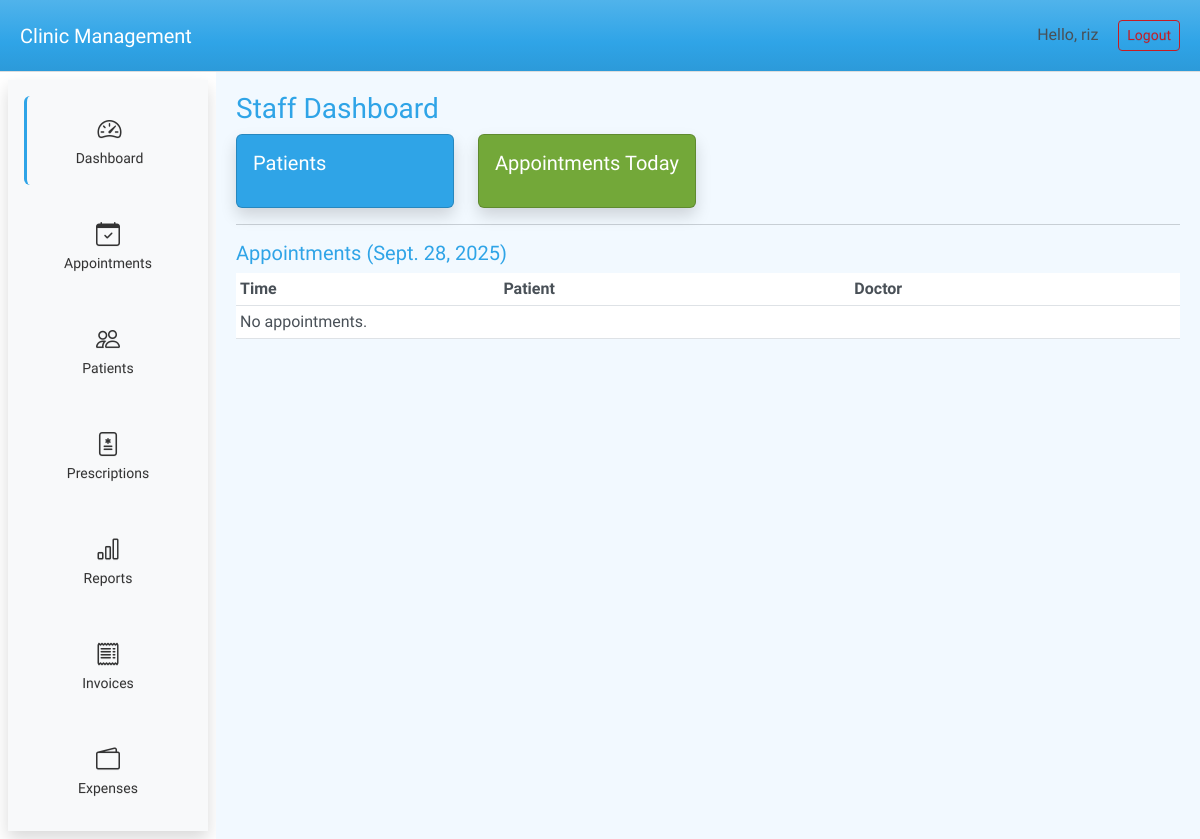
The app's page /dashboard/ (signed in), older data.
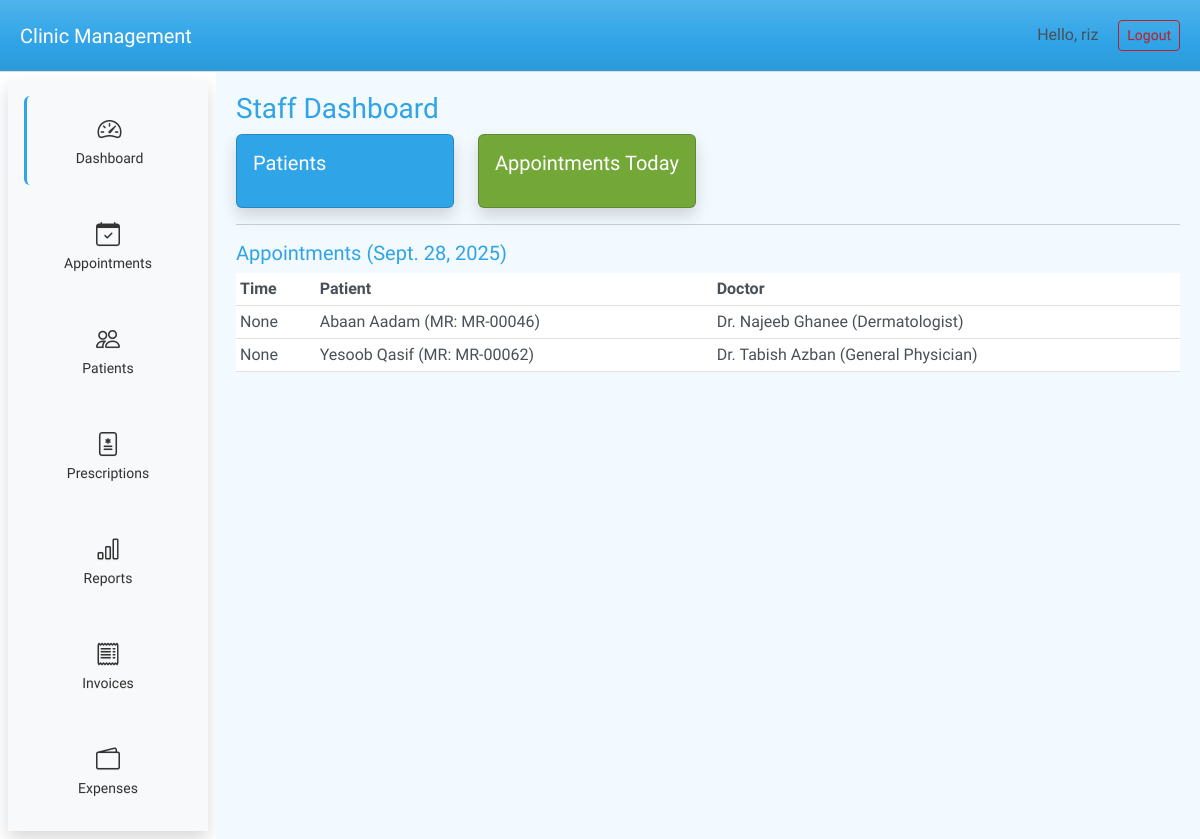
The same page, newer data.
### appointments/models.py (models this page shows, shortened)
class Appointment(models.Model):
    STATUS_CHOICES = [
        ("SCHEDULED", "Scheduled"),
        ("COMPLETED", "Completed"),
        ("CANCELLED", "Cancelled"),
    ]
    patient = models.ForeignKey("patients.Patient", on_delete=models.CASCADE, related_name="appointments")
    doctor = models.ForeignKey("doctors.Doctor", on_delete=models.CASCADE, related_name="appointments")
    date = models.DateField()
    time = models.TimeField(null=True, blank=True)
    token_number = models.PositiveIntegerField(null=True, blank=True, editable=False)
    status = models.CharField(max_length=20, choices=STATUS_CHOICES, default="SCHEDULED")
    notes = models.TextField(blank=True, null=True)
    created_at = models.DateTimeField(auto_now_add=True)
    class Meta:
        ordering = ["date", "time"]
        constraints = [
            models.UniqueConstraint(fields=["date", "doctor", "token_number"], name="unique_token_per_doctor_day")
        ]

### patients/models.py (models this page shows, shortened)
class Patient(models.Model):
    mr_number = models.CharField(max_length=20, unique=True, editable=False, null=True, blank=True)
    first_name = models.CharField(max_length=100)
    last_name = models.CharField(max_length=100)
    dob = models.DateField(verbose_name="Date of Birth")
    gender = models.CharField(max_length=1, choices=GENDER_CHOICES)
    phone = models.CharField(max_length=20, blank=True, null=True)
    email = models.EmailField(blank=True, null=True)
    address = models.TextField(blank=True, null=True)
    created_at = models.DateTimeField(auto_now_add=True)
    updated_at = models.DateTimeField(auto_now=True)
    class Meta:
        ordering = ["last_name", "first_name"]
    def __str__(self):
        return f"{self.first_name} {self.last_name} (MR: {self.mr_number})"

### doctors/models.py (models this page shows)
class Doctor(models.Model):
    first_name = models.CharField(max_length=100)
    last_name = models.CharField(max_length=100)
    specialty = models.CharField(max_length=100)
    phone = models.CharField(max_length=20)
    email = models.EmailField(blank=True, null=True)
    availability = models.TextField(blank=True, null=True)  # could later become proper schedule
    def __str__(self):
        return f"Dr. {self.first_name} {self.last_name} ({self.specialty})"

### accounts/views.py (the view, shortened to what this page needs)
# urls.py: path("dashboard/", views.dashboard, name="dashboard"),
@login_required
def dashboard(request):
    role = request.user.role
    date_str = request.GET.get("date")
    if date_str:
        selected_date = datetime.strptime(date_str, "%Y-%m-%d").date()
    else:
        selected_date = now().date()
    context = {
        "selected_date": selected_date,
        "prev_date": selected_date - timedelta(days=1),
        "next_date": selected_date + timedelta(days=1),
    }
    appointments = Appointment.objects.filter(date=selected_date)
    context.update({"appointments": appointments})
    return render(request, "accounts/dashboard_staff.html", context)

### templates/accounts/dashboard_staff.html (shortened to what this page needs)
{% extends "base.html" %}
{% block content %}
<h3>Staff Dashboard</h3>
<div class="row">
  <div class="col-md-3">
    <div class="card text-bg-primary shadow">
      <div class="card-body">
        <h5 class="card-title">Patients</h5>
      </div>
    </div>
  </div>
  <div class="col-md-3">
    <div class="card text-bg-success shadow">
      <div class="card-body">
        <h5 class="card-title">Appointments Today</h5>
      </div>
    </div>
  </div>
</div>
<hr>
<h5>Appointments ({{ selected_date }})</h5>
<table class="table table-sm table-hover">
  <thead>
    <tr>
      <th>Time</th><th>Patient</th><th>Doctor</th>
    </tr>
  </thead>
  <tbody>
    {% for a in appointments %}
    <tr>
      <td>{{ a.time }}</td>
      <td>{{ a.patient }}</td>
      <td>{{ a.doctor }}</td>
    </tr>
    {% empty %}
    <tr><td colspan="3">No appointments.</td></tr>
    {% endfor %}
  </tbody>
</table>
{% endblock %}

Row changes from the older to the newer data that the page shows:
added Appointment: time "None", patient "Abaan Aadam (MR: MR-00046)", doctor "Dr. Najeeb Ghanee (Dermatologist)"
added Appointment: time "None", patient "Yesoob Qasif (MR: MR-00062)", doctor "Dr. Tabish Azban (General Physician)"
Text that changed along with them:
text no longer shown: "No appointments."
